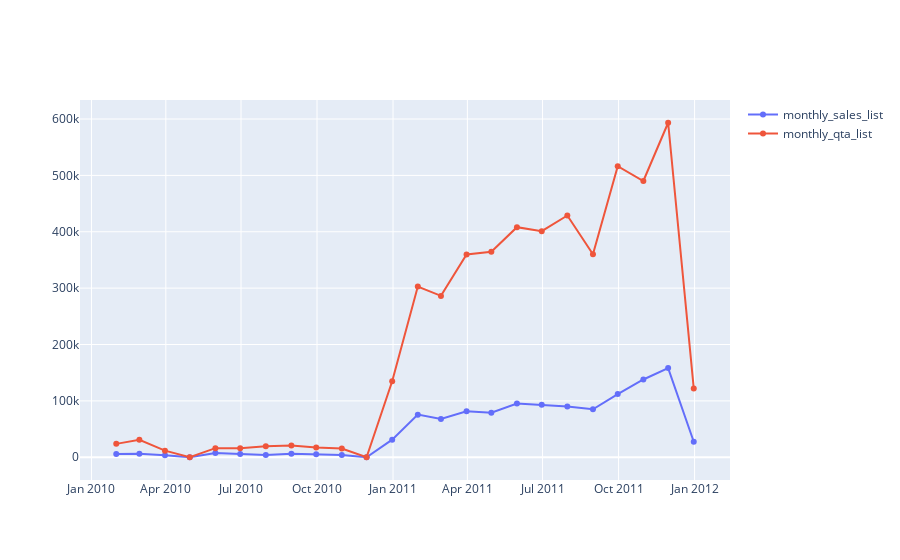

The notebook cell saved with this chart:
### Markdown cell above
### Amount of qta per month and sum of income per month during the observation date

### Code cell
df_temp = df.set_index("BasketDate").copy()
monthly_qta = df_temp.groupby(pd.Grouper(freq='M'))["Qta"].sum()
monthly_sales = df_temp.groupby(pd.Grouper(freq='M'))["Sale"].sum()

#print(monthly_sales)
'''
print(monthly_receipt)
print(monthly_qta)
print(monthly_sales)

plt.figure(figsize=(16,5))
plt.plot(monthly_receipt.index, monthly_qta, color='tab:blue', marker="o")
plt.plot(monthly_qta.index, monthly_qta, color='tab:red', marker="x")
plt.plot(monthly_sales.index, monthly_sales, color='tab:green', marker="*")
'''
month_list = monthly_qta.keys().to_list()
monthly_qta_list = monthly_qta.to_list()
monthly_sales_list = monthly_sales.to_list()

fig = go.Figure()

fig.add_trace(go.Scatter(x=month_list, y=monthly_sales_list,
                    mode='lines+markers',
                    name='monthly_sales_list'))

fig.add_trace(go.Scatter(x=month_list, y=monthly_qta_list,
                    mode='lines+markers',
                    name='monthly_qta_list'))


fig.show()

### Figure 1 — Plotly figure (JSON) as saved in the notebook; plotly's stock layout.template omitted (floating-point values rounded to 4 significant figures)
{"data": [{"mode": "lines+markers", "name": "monthly_sales_list", "type": "scatter", "x": ["2010-01-31T00:00:00", "2010-02-28T00:00:00", "2010-03-31T00:00:00", "2010-04-30T00:00:00", "2010-05-31T00:00:00", "2010-06-30T00:00:00", "2010-07-31T00:00:00", "2010-08-31T00:00:00", "2010-09-30T00:00:00", "2010-10-31T00:00:00", "2010-11-30T00:00:00", "2010-12-31T00:00:00", "2011-01-31T00:00:00", "2011-02-28T00:00:00", "2011-03-31T00:00:00", "2011-04-30T00:00:00", "2011-05-31T00:00:00", "2011-06-30T00:00:00", "2011-07-31T00:00:00", "2011-08-31T00:00:00", "2011-09-30T00:00:00", "2011-10-31T00:00:00", "2011-11-30T00:00:00", "2011-12-31T00:00:00"], "y": [5938.0, 6247.0, 3510.0, 0, 7406.0, 5612.0, 3892.0, 6062.0, 5532.0, 4178.0, 0, 31260.0, 75590.0, 67840.0, 81680.0, 78900.0, 95210.0, 93000.0, 89890.0, 85130.0, 112100.0, 137900.0, 158100.0, 27510.0]}, {"mode": "lines+markers", "name": "monthly_qta_list", "type": "scatter", "x": ["2010-01-31T00:00:00", "2010-02-28T00:00:00", "2010-03-31T00:00:00", "2010-04-30T00:00:00", "2010-05-31T00:00:00", "2010-06-30T00:00:00", "2010-07-31T00:00:00", "2010-08-31T00:00:00", "2010-09-30T00:00:00", "2010-10-31T00:00:00", "2010-11-30T00:00:00", "2010-12-31T00:00:00", "2011-01-31T00:00:00", "2011-02-28T00:00:00", "2011-03-31T00:00:00", "2011-04-30T00:00:00", "2011-05-31T00:00:00", "2011-06-30T00:00:00", "2011-07-31T00:00:00", "2011-08-31T00:00:00", "2011-09-30T00:00:00", "2011-10-31T00:00:00", "2011-11-30T00:00:00", "2011-12-31T00:00:00"], "y": [23756, 31007, 11698, 0, 16144, 15808, 19356, 21040, 17275, 15456, 0, 134727, 302869, 286268, 359747, 364644, 408148, 401024, 428846, 360177, 516316, 490062, 593414, 122113]}], "layout": {}}
